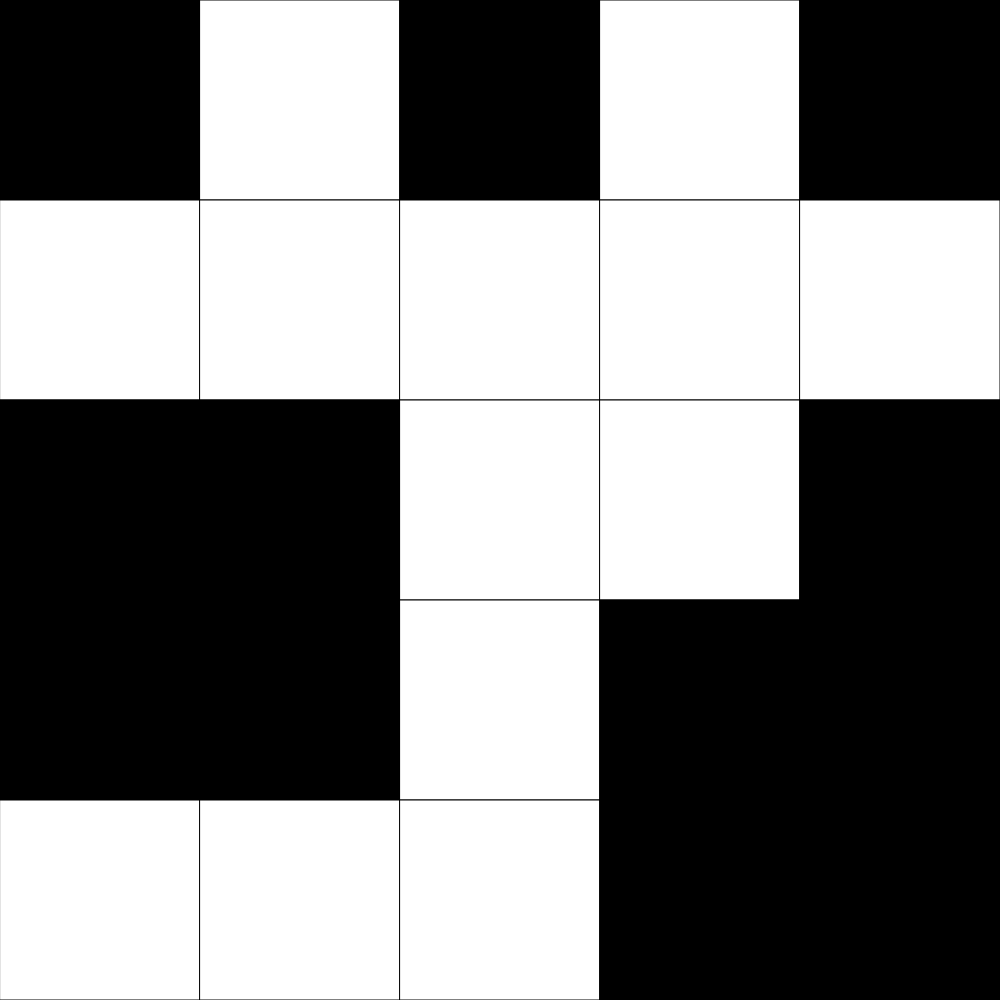
Frame 1 (no input)
Frame 60 (no input): identical to frame 1, image omitted
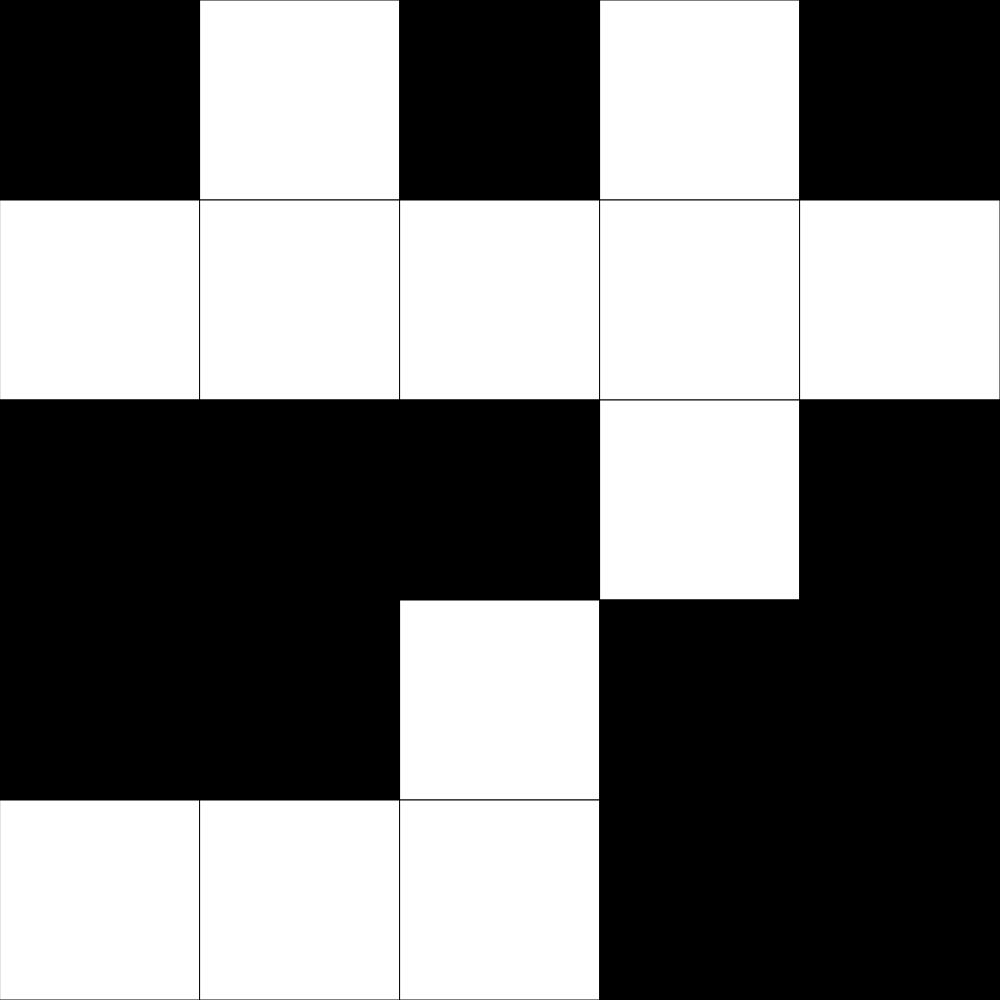
Frame 120 (the mouse pressed at the canvas centre since frame 60)

The p5.js sketch that drew these frames (run headless with seeded random() and noise() and a simulated clock; from frame 60 on, the mouse is pressed at the canvas centre):

// p5.js sketch
// ── sketch.js
// grid demo
// me
// Oct 22, 2024

let grid;
const GRID_SIZE = 5;
let size;
let badNeighbour = false;
let auto = false;
let renderMult = 5;


function setup() {
  if (windowWidth < windowHeight){
    createCanvas(windowWidth,windowWidth);
  }
  else {
    createCanvas(windowHeight,windowHeight);
  }
  size = width/GRID_SIZE;
  grid = generateRandomGrid(GRID_SIZE,GRID_SIZE);
}

function draw() {
  background(220);
  dispGrid();
  if (auto && frameCount%renderMult === 0){
    grid = updateGrid();
  }
}

function dispGrid(){
  for (let y = 0; y < grid.length; y++){
    for (let x = 0; x < grid[y].length; x++){
      if (grid[y][x]){
        fill("black");
      }
      else {
        fill("white");
      }
      square(x*size,y*size,size);
    }
  }
}

function keyPressed(){
  if (key === "r"){
    grid = generateRandomGrid(GRID_SIZE,GRID_SIZE);
  }
  if (key === "e") {
    grid = genEmpty(GRID_SIZE,GRID_SIZE);
  }
  if (key === "l") {
    grid = [[0,1,0,0,1,0,0,0],
            [0,1,0,0,1,0,1,0],
            [0,1,0,0,1,0,1,0],
            [0,0,0,0,0,0,0,0],
            [1,0,1,0,1,0,0,0],
            [1,0,1,0,1,0,0,0],
            [1,0,1,0,1,0,1,1]];
  }
  if (key === "n") {
    badNeighbour = !badNeighbour;
  }
  if (key === "c") {
    grid = updateGrid();
  }
  if (key === " ") {
    auto = !auto;
  }
}

function updateGrid(){
  let grid2 = genEmpty(GRID_SIZE,GRID_SIZE);
  for (let y = 0; y<GRID_SIZE; y++){
    for (let x = 0; x<GRID_SIZE; x++){
      let neighbours = 0;
      for (let i = -1; i<=1; i++){
        for (let j = -1; j<=1; j++){
          if (y+i>=0 && y+i<GRID_SIZE && x+j >=0 && x+j<GRID_SIZE){
            neighbours += grid[y+i][x+j];
          }
        }
      }
      neighbours -= grid[y][x];

      if (grid[y][x] === 0){
        if (neighbours === 3){
          grid2[y][x] = 1;
        }
        else{
          grid2[y][x] = 0;
        }
      }

      if (grid[y][x] === 1){
        if (neighbours === 2 || neighbours === 3){
          grid2[y][x] = 1;
        }
        else{
          grid2[y][x] = 0;
        }
      }
    }
  }
  return grid2;
}

function windowResized(){
  if (windowWidth < windowHeight){
    resizeCanvas(windowWidth,windowWidth);
  }
  else {
    resizeCanvas(windowHeight,windowHeight);
  }
  size = width/GRID_SIZE;
}

function mousePressed(){
  let x = Math.floor(mouseX/size);
  let y = Math.floor(mouseY/size);
  toggleCell(x,y);
  if (badNeighbour === true){
    toggleCell(x+1,y);
    toggleCell(x-1,y);
    toggleCell(x,y+1);
    toggleCell(x,y-1);
  }
}

function toggleCell(x,y){
  if (x>=0 && y>=0 && x < GRID_SIZE && y<GRID_SIZE){
    grid[y][x] = !grid[y][x];
  }
}



function generateRandomGrid(cols, rows){
  let newGrid = [];
  for (let y = 0; y<rows ;y++){
    newGrid.push([]);
    for (let x = 0; x<cols; x++){
      newGrid[y].push(round(random()));
    }
  }
  return newGrid;
}

function genEmpty(cols,rows){
  let newGrid = [];
  for (let y = 0; y<rows ;y++){
    newGrid.push([]);
    for (let x = 0; x<cols; x++){
      newGrid[y].push(0);
    }
  }
  return newGrid;
}
